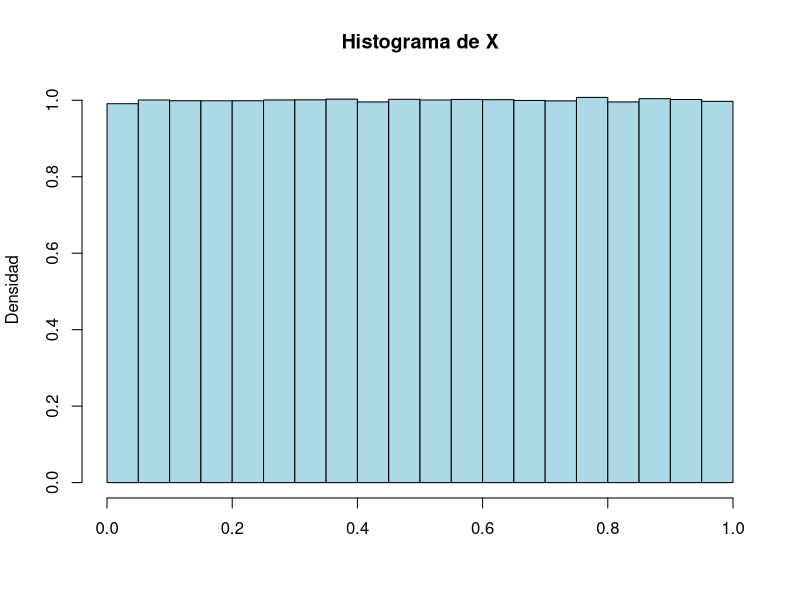
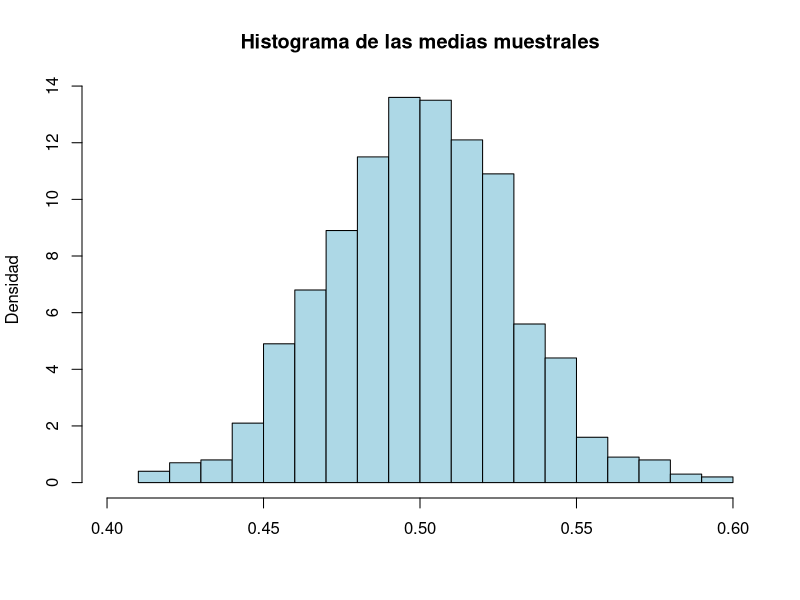

Generate these figures, in order, with R: (Note: this script raises an error after producing the figures.)
## ---- chunk 1
set.seed(1000)
## ---- chunk 2
X=runif(10^6)
hist(X,freq=FALSE,main="Histograma de X",xlab="",ylab="Densidad",col="light blue")
## ---- chunk 3
sd(X)*sqrt((10^6-1)/10^6)
## ---- chunk 4
Medias=replicate(1000,mean(sample(X,100,replace=TRUE)))
hist(Medias, breaks=15,freq=FALSE,main="Histograma de las medias muestrales",xlab="",ylab="Densidad",col="light blue",xlim=c(0.4,0.6))
## ---- chunk 5
sd(Medias)*sqrt((1000-1)/1000)
## ---- chunk 6
knitr::include_graphics("INREMDN_files/figure-html/JAMOVIdem1.png")
## ---- chunk 7
hist(Medias, breaks=15,freq=FALSE,main="Histograma de las medias muestrales",xlab="",ylab="Densidad",col="light blue",xlim=c(0.4,0.6))
curve(dnorm(x,mean(X),sd(X)*sqrt((10^6-1)/10^6)/sqrt(100)),lwd=2,col="red",add=TRUE)
## ---- chunk 8
knitr::include_graphics("INREMDN_files/figure-html/chihogar.png")
## ---- chunk 9
knitr::include_graphics("INREMDN_files/figure-html/JAMOVIdem2.png")
## ---- chunk 10
curve(dchisq(x,1),col=1,lwd=2,xlim=c(0,20),xlab="",ylab="",ylim=c(0,0.3),main="Algunas ji quadrado")
curve(dchisq(x,2),col=2,lwd=2,add=TRUE)
curve(dchisq(x,3),col=3,lwd=2,add=TRUE)
curve(dchisq(x,4),col=4,lwd=2,add=TRUE)
curve(dchisq(x,5),col=5,lwd=2,add=TRUE)
curve(dchisq(x,10),col=6,lwd=2,add=TRUE)
legend("topright",col=1:6,lty=c(1,1),
       lwd=c(2,2),legend=paste("g.l.=",c(1:5,10),sep=""),cex=0.8)
## ---- chunk 11
curve(dchisq(x,300),xlim=c(150,450),lwd=2,xlab="",ylab="",main="Ji quadrado vs Normal")
curve(dnorm(x,300,sqrt(600)),lwd=2,col="red",add=TRUE)
legend("topleft",col=c("black","red"),lty=c(1,1),
       lwd=c(2,2),legend=c("Ji quadrado con 300 g.l.","Normal"),cex=0.7)
## ---- chunk 12
knitr::include_graphics("INREMDN_files/figure-html/JAMOVIdem3.png")
## ---- chunk 13
curve(dnorm(x),col=1,lwd=2,xlim=c(-4,4),xlab="",ylab="",ylim=c(0,0.4),
      main="Algunas t de Student")
curve(dt(x,2),col=2,lwd=2,add=TRUE)
curve(dt(x,3),col=3,lwd=2,add=TRUE)
curve(dt(x,4),col=4,lwd=2,add=TRUE)
curve(dt(x,5),col=5,lwd=2,add=TRUE)
curve(dt(x,10),col=6,lwd=2,add=TRUE)
legend("topleft",col=1:6,lty=rep(1,6), lwd=rep(2,6),
legend=c("Normal estandar", paste("Student con g.l.=",c(2:5,10),sep="")),cex=0.7)
## ---- chunk 14
curve(dnorm(x),col=1,lwd=2,xlim=c(-4,4),xlab="",ylab="",ylim=c(0,0.4),
      main="t vs Normal estandar")
curve(dt(x,40),col=2,lwd=2,add=TRUE)
legend("topleft",col=1:2,lty=rep(1,2), lwd=rep(2,2),
       legend=c("Normal estandar", "Student con g.l.=40"),cex=0.7)
